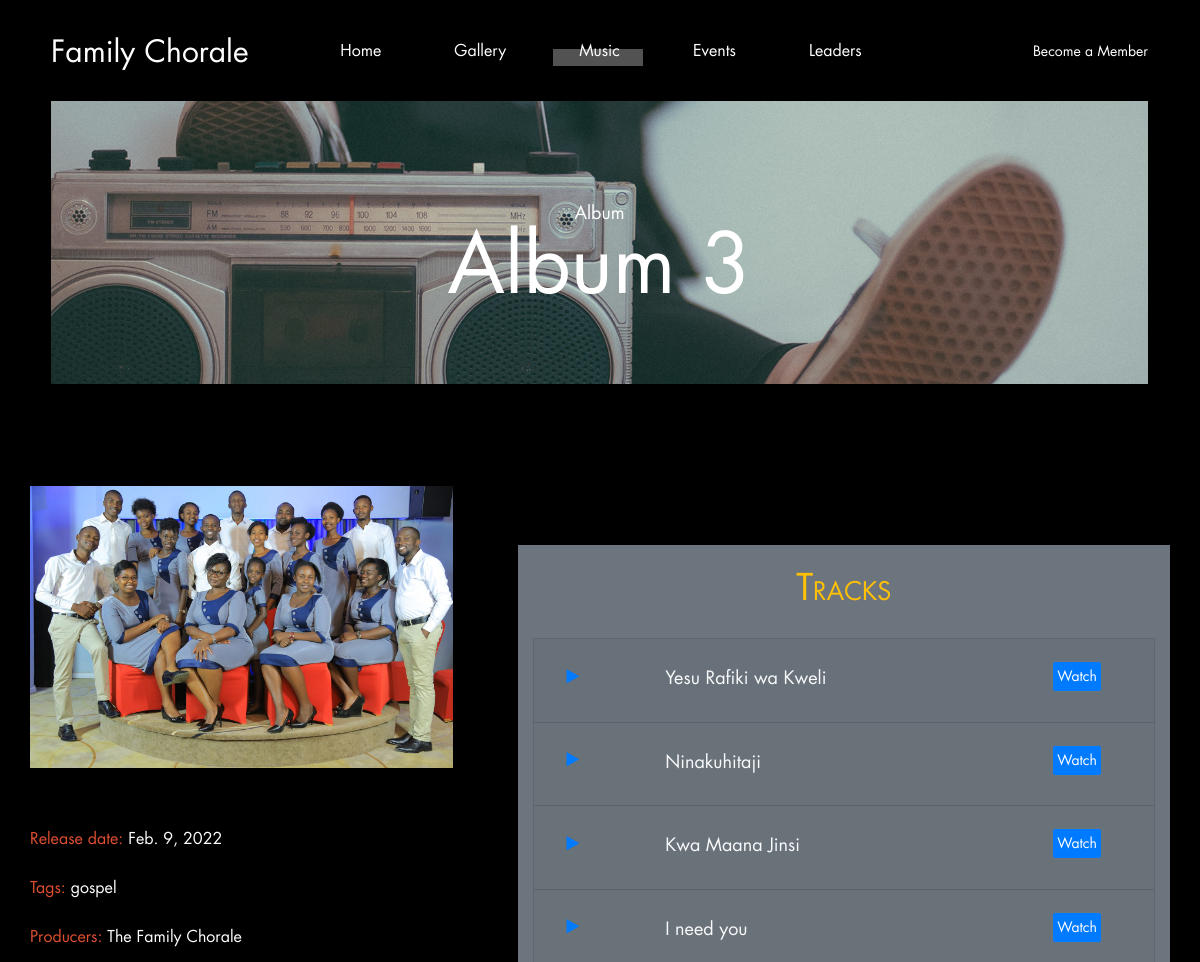
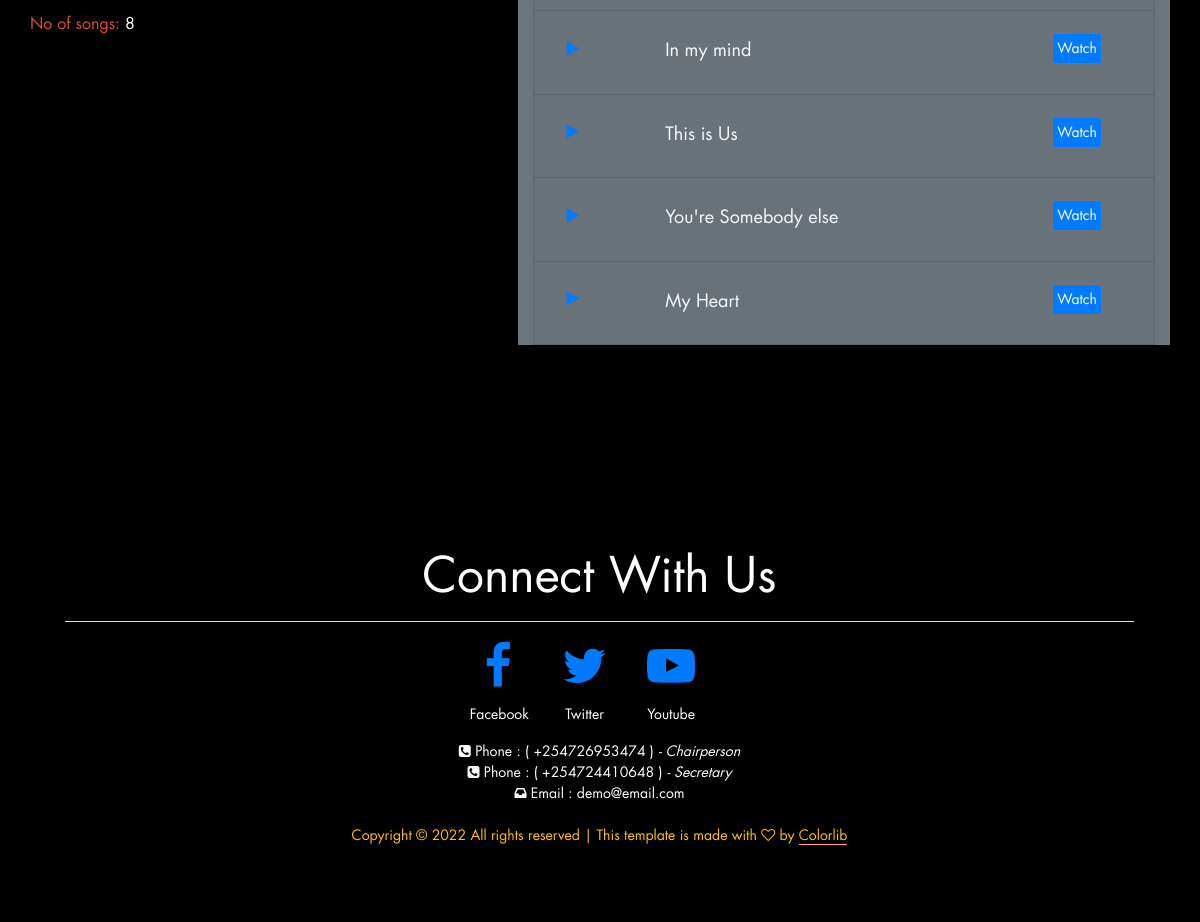
The page /family-chorale/albums/7/ on the database its author committed (2 pictures, top to bottom).
### family_chorale/models.py (models this page shows, shortened)
class Album(models.Model):
    name = models.CharField(max_length=255, help_text='Enter album name',unique=True)
    producer = models.CharField(max_length=255, help_text='Enter producer\'s name',null=True,default="The Family Chorale")
    release_date = models.DateField()
    album_art = models.ImageField(
        default='media/album_art/default.png', upload_to='media/album_art/',validators=[validate_pic_size])
    detail = models.TextField()
    feature = models.BooleanField(default=False)

class Track(models.Model):
    name = models.CharField(max_length=255, help_text="Track's name",unique=True)
    album = models.ForeignKey(Album, on_delete=models.CASCADE,null=True)
    link = models.TextField(
        help_text='Enter the youtube video link')
    audio = models.FileField(upload_to='media/audio/',null=True,blank=True,validators=[validate_audio])
    def get_absolute_url(self):
        return reverse('track-detail',  args=[str(self.id)])

### family_chorale/views.py (the view)
# urls.py: path('albums/<int:pk>/',views.AlbumDetailView.as_view(),name='album-detail'),
class AlbumDetailView(generic.DetailView):
    model = Album

### family_chorale/templates/family_chorale/album_detail.html (shortened to what this page needs)
{%extends 'base.html'%}
{%load static%}
{%block link%}
<link rel="stylesheet" type="text/css" href="{%static 'styles/single.css'%}">
<link rel="stylesheet" type="text/css" href="{%static 'styles/single_responsive.css'%}">
{%endblock%}
{%block header%}
<header class="header">
    <div class="header_content d-flex flex-row align-items-center justify-content-center">
        <div class="logo"><a href="#">Family Chorale</a></div>
        <div class="log_reg">
            <ul class="d-flex flex-row align-items-start justify-content-start">
                <li><a href="{%url 'member-add'%}">Become a Member</a></li>
            </ul>
        </div>
        <nav class="main_nav">
            <ul class="d-flex flex-row align-items-start justify-content-start">
                <li><a href="{%url 'index'%}">Home</a></li>
                <li><a href="{%url 'gallery'%}">Gallery</a></li>
                <li class="active"><a href="{%url 'music'%}">Music</a></li>
                <li><a href="{%url 'events'%}">Events</a></li>
                <li><a href="{%url 'leaders'%}">Leaders</a></li>
            </ul>
        </nav>
    </div>
</header>
{%endblock%}
{%block home%}
<div class="home">
    <div class="home_inner">
        <div class="parallax_background parallax-window" data-parallax="scroll"
            data-image-src="{%static 'images/single.jpg'%}" data-speed="0.8"></div>
        <div class="home_container">
            <div class="home_content text-center">
                <div class="home_subtitle">Album</div>
                <div class="home_title">{{album.name}}</div>
            </div>
        </div>
    </div>
</div>
{%endblock%}
{%block main%}
<div class="single">
    <div class="container">
        <div class="row">
            <div class="col-lg-5">
                <div class="single_info">
                    <div class="single_image"><img src="{{album.album_art.url}}" alt=""></div>
                    <div class="single_info_list">
                        <ul>
                            <li><span>Release date: </span>{{album.release_date}}</li>
                            <li><span>Tags: </span>gospel</li>
                            <li><span>Producers: </span>{{album.producer}}</li>
                            <li><span>No of songs: </span>{{album.track_set.count}}</li>
                        </ul>
                    </div>
                </div>
            </div>
            <div class="col-lg-7 single_content_col">
                <div class="single_players">
					<div class="mt-2 mb-4 text-white bg-dark rounded-3">
						<div class="container-fluid text-primary bg-secondary justify-content-center">
							<br>
							<h2 class="mx-auto text-center mx-1 text-warning" style="font-variant: small-caps;">
								Tracks</h2>
							<br>
							<div class="accordion " id="accordionExample">
								<div class="card bg-secondary">
									{%for track in album.track_set.all%}
									<div class="card-header" id="headingOne">
										<h2 class="mb-0 row h-10 justify-content-center mx-auto">
											<span class="col-2 p-0"><button class="btn btn-link btn-bg text-left"
													type="button" data-toggle="collapse"
													data-target="#track{{track.id}}" aria-expanded="true"
													aria-controls="track{{track.id}}"><i id="play" class="fa fa-play "
														aria-hidden="true"></i></button></span>
											<span class="col-8 text-light text-start mx-auto pt-3"
												style="font-size:large">{{track.name}}</span>
											<span class=" col-2 mx-auto justify-content-start"><a
													class="btn btn-primary btn-sm p-1 border border-secondary rounded-6" href="{{track.get_absolute_url}}"
													role="button">Watch</a></span>
											<button class="btn btn-link btn-block text-left" type="button"
												data-toggle="collapse" data-target="#track{{track.id}}"
												aria-expanded="true" aria-controls="track{{track.id}}">
											</button>
										</h2>
									</div>
									{%endfor%}
								</div>
							</div>
						</div>
					</div>
				</div>
            </div>
        </div>
    </div>
</div>
</div>
{%endblock%}

### family_chorale/static/styles/single.css (style rules this page uses)
* { margin: 0; padding: 0; -webkit-font-smoothing: antialiased; -webkit-text-shadow: rgba(0,0,0,.01) 0 0 1px; text-shadow: rgba(0,0,0,.01) 0 0 1px; }
body { font-family: 'Futura', sans-serif; font-size: 14px; font-weight: 400; background: #000000; color: #FFFFFF; }
div { display: block; position: relative; -webkit-box-sizing: border-box; -moz-box-sizing: border-box; box-sizing: border-box; }
ul { list-style: none; margin-bottom: 0px; }
a { -webkit-transition: all 200ms ease; -moz-transition: all 200ms ease; -ms-transition: all 200ms ease; -o-transition: all 200ms ease; transition: all 200ms ease; }
a, a:hover, a:visited, a:active, a:link { text-decoration: none; -webkit-font-smoothing: antialiased; -webkit-text-shadow: rgba(0,0,0,.01) 0 0 1px; text-shadow: rgba(0,0,0,.01) 0 0 1px; }
h2 { font-size: 36px; }
h1, h2, h3, h4, h5, h6 { font-family: 'Futura', sans-serif; -webkit-font-smoothing: antialiased; -webkit-text-shadow: rgba(0,0,0,.01) 0 0 1px; text-shadow: rgba(0,0,0,.01) 0 0 1px; line-height: 1.2; }
img { max-width: 100%; }
.parallax-window { min-height: 400px; background: transparent; }
.parallax_background { position: absolute; top: 0; left: 0; width: 100%; height: 100%; }
.header { position: fixed; left: 0; top: 0; width: 100%; background: #000000; z-index: 100; -webkit-transition: all 400ms ease; -moz-transition: all 400ms ease; -ms-transition: all 400ms ease; -o-transition: all 400ms ease; transition: all 400ms ease; }
.header_content { width: 100%; height: 101px; padding-left: 51px; padding-right: 52px; -webkit-transition: all 400ms ease; -moz-transition: all 400ms ease; -ms-transition: all 400ms ease; -o-transition: all 400ms ease; transition: all 400ms ease; }
.logo { position: absolute; top: 50%; -webkit-transform: translateY(-50%); -moz-transform: translateY(-50%); -ms-transform: translateY(-50%); -o-transform: translateY(-50%); transform: translateY(-50%); left: 51px; }
.logo a { font-family: 'Futura', sans-serif; font-size: 30px; color: #FFFFFF; }
.log_reg { position: absolute; top: 50%; -webkit-transform: translateY(-50%); -moz-transform: translateY(-50%); -ms-transform: translateY(-50%); -o-transform: translateY(-50%); transform: translateY(-50%); right: 52px; }
.log_reg ul li { position: relative; }
.log_reg ul li a { font-size: 14px; color: #FFFFFF; }
.main_nav ul li:not(:last-child) { margin-right: 24px; }
.main_nav ul li { position: relative; }
.main_nav ul li a { position: relative; font-size: 16px; color: #FFFFFF; padding-left: 26px; padding-right: 23px; z-index: 1; }
.main_nav ul li a::after { display: block; position: absolute; left: 0; bottom: -20px; width: 100%; height: 17px; background: #525252; content: ''; z-index: -1; visibility: hidden; opacity: 0; -webkit-transition: all 400ms ease; -moz-transition: all 400ms ease; -ms-transition: all 400ms ease; -o-transition: all 400ms ease; transition: all 400ms ease; }
.main_nav ul li.active a::after, .main_nav ul li a:hover::after { bottom: -5px; visibility: visible; opacity: 1; }
.home { width: 100%; height: 384px; padding-left: 51px; padding-right: 52px; }
.home_inner { width: 100%; height: 100%; }
.home_container { position: absolute; left: 50%; -webkit-transform: translateX(-50%); -moz-transform: translateX(-50%); -ms-transform: translateX(-50%); -o-transform: translateX(-50%); transform: translateX(-50%); bottom: 89px; }
.home_subtitle { font-size: 18px; line-height: 0.75; }
.home_title { font-size: 82px; line-height: 0.75; margin-top: 14px; white-space: nowrap; }
.single { background: #000000; padding-top: 102px; padding-bottom: 122px; }
.single_info { width: calc(100% + 115px); left: -73px; }
.single_image { width: 100%; }
.single_info_list { margin-top: 59px; }
.single_info_list ul li:not(:last-of-type) { margin-bottom: 25px; }
.single_info_list ul li { font-size: 16px; color: #FFFFFF; }
.single_info_list ul li span { color: #de4f32; }
.single_players { margin-top: 59px; }

### family_chorale/static/styles/single_responsive.css (style rules this page uses)
@media only screen and (max-width: 1380px) { .single_info { width: calc(100% - 35px); left: auto; } }

### rows shown on the page
Album: name "Album 3", album_art (picture), release_date "Feb. 9, 2022", producer "The Family Chorale", track_set.count "8"
Track: name "Yesu Rafiki wa Kweli"
Track: name "Ninakuhitaji"
Track: name "Kwa Maana Jinsi"
Track: name "I need you"
Track: name "In my mind"
Track: name "This is Us"
Track: name "You're Somebody else"
Track: name "My Heart"
